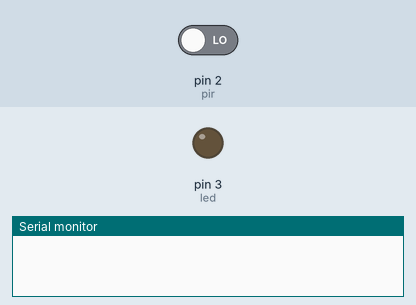
This sketch was run on a simulated Arduino Uno, built with avr-gcc and run on an emulated ATmega328P. Shown: output pins drawn as LEDs (lit = HIGH), the last lines printed to the serial monitor. The inputs (shaded band) are chosen by the test bench; at power-on: pin 2 (pir) LOW.

Above: at 1.2 s.
1.3 s: pin 2 (pir) driven HIGH
At 1.9 s:
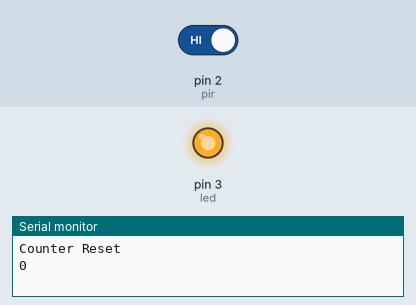
Timing chart, 0 to 4.3 s (numbered marks = the images above; inputs shaded):
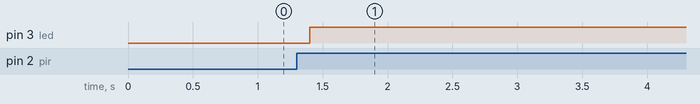

Measured:
- after the input at 1.3 s, pin 3 (led): LOW → HIGH after 0.10 s

The sketch:

pir.ino
```cpp
int pir=2,led=3,i=0;
void setup() {
  Serial.begin(9600);
  pinMode(pir,INPUT);
  pinMode(led,OUTPUT);
  // put your setup code here, to run once:

}

void loop() {
  int pirState=digitalRead(pir);
  if(pirState==1)
  {
    digitalWrite(led,HIGH);
    for(i=0;i<60;i++)
    {
      int pirState=digitalRead(pir);
      if(pirState==1)
      {
      i=0;
      Serial.println("Counter Reset");
      }
      Serial.println(i);
      delay(1000);
    }
  }
  delay(200);
  digitalWrite(led,LOW);
  // put your main code here, to run repeatedly:

}
```
